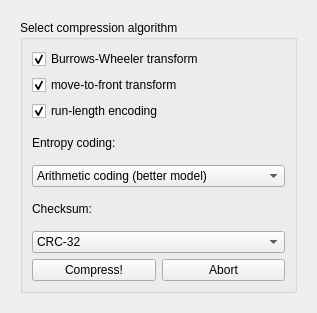
<?xml version="1.0" encoding="UTF-8"?>
<ui version="4.0">
 <class>MyDialog</class>
 <widget class="QDialog" name="MyDialog">
  <property name="geometry">
   <rect>
    <x>0</x>
    <y>0</y>
    <width>317</width>
    <height>313</height>
   </rect>
  </property>
  <property name="windowTitle">
   <string>window_function_placeholder</string>
  </property>
  <layout class="QVBoxLayout" name="verticalLayout_2">
   <item>
    <widget class="QStackedWidget" name="stackedWidget">
     <property name="currentIndex">
      <number>1</number>
     </property>
     <widget class="QWidget" name="page_compression_progress">
      <layout class="QVBoxLayout" name="verticalLayout">
       <item>
        <widget class="QFrame" name="_frame">
         <property name="frameShape">
          <enum>QFrame::StyledPanel</enum>
         </property>
         <layout class="QGridLayout" name="gridLayout">
          <item row="0" column="0">
           <layout class="QVBoxLayout" name="_verticalLayout_3">
            <item>
             <widget class="QLabel" name="_label_currentfile">
              <property name="text">
               <string>Current file:</string>
              </property>
             </widget>
            </item>
            <item>
             <widget class="QLabel" name="label_currentfile_value">
              <property name="text">
               <string>Current_file_path_placeholder</string>
              </property>
             </widget>
            </item>
            <item>
             <spacer name="_verticalSpacer">
              <property name="orientation">
               <enum>Qt::Vertical</enum>
              </property>
              <property name="sizeHint" stdset="0">
               <size>
                <width>20</width>
                <height>40</height>
               </size>
              </property>
             </spacer>
            </item>
           </layout>
          </item>
          <item row="1" column="0">
           <layout class="QFormLayout" name="_formLayout_time">
            <item row="0" column="0">
             <widget class="QLabel" name="_label_duration">
              <property name="enabled">
               <bool>true</bool>
              </property>
              <property name="text">
               <string>Duration:</string>
              </property>
             </widget>
            </item>
            <item row="0" column="1">
             <widget class="QLabel" name="label_duration_value">
              <property name="text">
               <string>duration_placeholder</string>
              </property>
              <property name="alignment">
               <set>Qt::AlignRight|Qt::AlignTrailing|Qt::AlignVCenter</set>
              </property>
             </widget>
            </item>
            <item row="1" column="0">
             <widget class="QLabel" name="_label_timeleft">
              <property name="text">
               <string>Time left:</string>
              </property>
             </widget>
            </item>
            <item row="1" column="1">
             <widget class="QLabel" name="label_timeleft_value">
              <property name="text">
               <string>time_left_placeholder</string>
              </property>
              <property name="alignment">
               <set>Qt::AlignRight|Qt::AlignTrailing|Qt::AlignVCenter</set>
              </property>
             </widget>
            </item>
           </layout>
          </item>
         </layout>
        </widget>
       </item>
       <item>
        <widget class="QFrame" name="_frame_2">
         <property name="frameShape">
          <enum>QFrame::StyledPanel</enum>
         </property>
         <layout class="QVBoxLayout" name="verticalLayout_4">
          <item>
           <widget class="QLabel" name="_label_progress1label">
            <property name="text">
             <string>Total Progress</string>
            </property>
           </widget>
          </item>
          <item>
           <widget class="QProgressBar" name="progressBarTotal">
            <property name="value">
             <number>24</number>
            </property>
           </widget>
          </item>
          <item>
           <widget class="QLabel" name="_label_progress2label">
            <property name="text">
             <string>Currently processed file's progress</string>
            </property>
           </widget>
          </item>
          <item>
           <widget class="QProgressBar" name="progressBarFile">
            <property name="value">
             <number>24</number>
            </property>
           </widget>
          </item>
         </layout>
        </widget>
       </item>
       <item>
        <layout class="QHBoxLayout" name="_horizontalLayout_2">
         <item>
          <widget class="QPushButton" name="buttonFinish">
           <property name="text">
            <string>Finish</string>
           </property>
          </widget>
         </item>
         <item>
          <widget class="QPushButton" name="buttonCancel">
           <property name="text">
            <string>Cancel</string>
           </property>
          </widget>
         </item>
        </layout>
       </item>
      </layout>
     </widget>
     <widget class="QWidget" name="page_compression_settings">
      <layout class="QVBoxLayout" name="verticalLayout_3">
       <item>
        <widget class="QGroupBox" name="groupBox_compression_settings">
         <property name="title">
          <string>Select compression algorithm</string>
         </property>
         <layout class="QVBoxLayout" name="verticalLayout_5">
          <item>
           <widget class="QCheckBox" name="checkBox_BWT">
            <property name="toolTip">
             <string>&lt;html&gt;&lt;head/&gt;&lt;body&gt;&lt;p&gt;Prepares data for other compression algorithms, by arranging source symbols into runs of similar characters.&lt;/p&gt;&lt;p&gt;Usually helpful.&lt;/p&gt;&lt;/body&gt;&lt;/html&gt;</string>
            </property>
            <property name="text">
             <string>Burrows-Wheeler transform</string>
            </property>
            <property name="checked">
             <bool>true</bool>
            </property>
           </widget>
          </item>
          <item>
           <widget class="QCheckBox" name="checkBox_MTF">
            <property name="toolTip">
             <string>&lt;html&gt;&lt;head/&gt;&lt;body&gt;&lt;p&gt;Changes distribution of characters in a way, which usually benefits entropy coding.&lt;/p&gt;&lt;p&gt;Often works best, if Burrows-Wheeler transform was used before it.&lt;/p&gt;&lt;/body&gt;&lt;/html&gt;</string>
            </property>
            <property name="text">
             <string>move-to-front transform</string>
            </property>
            <property name="checked">
             <bool>true</bool>
            </property>
           </widget>
          </item>
          <item>
           <widget class="QCheckBox" name="checkBox_RLE">
            <property name="toolTip">
             <string>&lt;html&gt;&lt;head/&gt;&lt;body&gt;&lt;p&gt;Essentially, it turns &amp;quot;aaabbbb&amp;quot; into &amp;quot;a3b4&amp;quot;.&lt;/p&gt;&lt;p&gt;Rarely useful, if Burrows-Wheeler transform was not used before it.&lt;/p&gt;&lt;p&gt;If it's actively harmful, it won't be applied, so there's no need to worry about that.&lt;/p&gt;&lt;/body&gt;&lt;/html&gt;</string>
            </property>
            <property name="text">
             <string>run-length encoding</string>
            </property>
            <property name="checked">
             <bool>true</bool>
            </property>
           </widget>
          </item>
          <item>
           <widget class="QLabel" name="_label_entropy_coding">
            <property name="text">
             <string>Entropy coding:</string>
            </property>
           </widget>
          </item>
          <item>
           <widget class="QComboBox" name="comboBox_entropy_coding">
            <property name="toolTip">
             <string>&lt;html&gt;&lt;head/&gt;&lt;body&gt;&lt;p&gt;Entropy coding is the step, which usually does most of compressing among the algorithms I've implemented.&lt;br/&gt;&lt;/p&gt;&lt;p&gt;Better model gives better compression, but also has 256 KB overhead regardless of data type at the moment, so it's absurdly counterproductive for small files.&lt;/p&gt;&lt;/body&gt;&lt;/html&gt;</string>
            </property>
            <property name="currentIndex">
             <number>1</number>
            </property>
            <item>
             <property name="text">
              <string>Arithmetic coding (naive model)</string>
             </property>
            </item>
            <item>
             <property name="text">
              <string>Arithmetic coding (better model)</string>
             </property>
            </item>
           </widget>
          </item>
          <item>
           <widget class="QLabel" name="_label_checksum">
            <property name="text">
             <string>Checksum:</string>
            </property>
           </widget>
          </item>
          <item>
           <widget class="QComboBox" name="comboBox_checksum">
            <property name="toolTip">
             <string>&lt;html&gt;&lt;head/&gt;&lt;body&gt;&lt;p&gt;Your checksum of choice will be appended to compressed data, for the purpose of validating file integrity after decompression. Even if one bit is off, the checksum should reflect that.&lt;/p&gt;&lt;p&gt;CRC-32 is quicker and should work well.&lt;br/&gt;SHA-1 is slower, but it was developped by NSA, so it's way cooler.&lt;/p&gt;&lt;/body&gt;&lt;/html&gt;</string>
            </property>
            <property name="currentIndex">
             <number>1</number>
            </property>
            <item>
             <property name="text">
              <string>SHA-1</string>
             </property>
            </item>
            <item>
             <property name="text">
              <string>CRC-32</string>
             </property>
            </item>
           </widget>
          </item>
          <item>
           <layout class="QHBoxLayout" name="_horizontalLayout_4">
            <item>
             <widget class="QPushButton" name="pushButton_compress">
              <property name="text">
               <string>Compress!</string>
              </property>
             </widget>
            </item>
            <item>
             <widget class="QPushButton" name="pushButton_abort">
              <property name="text">
               <string>Abort</string>
              </property>
             </widget>
            </item>
           </layout>
          </item>
         </layout>
        </widget>
       </item>
      </layout>
     </widget>
     <widget class="QWidget" name="page_decompression_settings">
      <layout class="QVBoxLayout" name="verticalLayout_6">
       <item>
        <widget class="QGroupBox" name="_groupBox">
         <property name="title">
          <string>Settings</string>
         </property>
         <layout class="QVBoxLayout" name="verticalLayout_7">
          <item>
           <widget class="QLabel" name="_label_pointless_filler">
            <property name="sizePolicy">
             <sizepolicy hsizetype="Ignored" vsizetype="Ignored">
              <horstretch>0</horstretch>
              <verstretch>0</verstretch>
             </sizepolicy>
            </property>
            <property name="toolTip">
             <string>&lt;html&gt;&lt;head/&gt;&lt;body&gt;&lt;p&gt;Very professional.&lt;/p&gt;&lt;/body&gt;&lt;/html&gt;</string>
            </property>
            <property name="text">
             <string/>
            </property>
            <property name="pixmap">
             <pixmap resource="resources.qrc">:/img/archive.png</pixmap>
            </property>
            <property name="scaledContents">
             <bool>true</bool>
            </property>
           </widget>
          </item>
          <item>
           <widget class="QCheckBox" name="checkBox_decompression_integrity_validation">
            <property name="toolTip">
             <string>&lt;html&gt;&lt;head/&gt;&lt;body&gt;&lt;p&gt;Unchecking this means, that decompression will go slightly faster, but you won't be sure your file wasn't corrupted.&lt;/p&gt;&lt;/body&gt;&lt;/html&gt;</string>
            </property>
            <property name="text">
             <string>Check file integrity after decoding</string>
            </property>
            <property name="checked">
             <bool>true</bool>
            </property>
           </widget>
          </item>
          <item>
           <widget class="QCheckBox" name="checkBox_decompression_just_files">
            <property name="toolTip">
             <string>&lt;html&gt;&lt;head/&gt;&lt;body&gt;&lt;p&gt;If this option is checked, files will be extracted without preserving their folder structure.&lt;/p&gt;&lt;/body&gt;&lt;/html&gt;</string>
            </property>
            <property name="text">
             <string>Extract just files</string>
            </property>
           </widget>
          </item>
          <item>
           <widget class="QFrame" name="_frame_3">
            <property name="sizePolicy">
             <sizepolicy hsizetype="Preferred" vsizetype="Maximum">
              <horstretch>0</horstretch>
              <verstretch>0</verstretch>
             </sizepolicy>
            </property>
            <property name="maximumSize">
             <size>
              <width>16777215</width>
              <height>16777215</height>
             </size>
            </property>
            <property name="frameShape">
             <enum>QFrame::NoFrame</enum>
            </property>
            <property name="frameShadow">
             <enum>QFrame::Plain</enum>
            </property>
            <property name="lineWidth">
             <number>0</number>
            </property>
            <layout class="QVBoxLayout" name="verticalLayout_9">
             <property name="leftMargin">
              <number>0</number>
             </property>
             <property name="topMargin">
              <number>0</number>
             </property>
             <property name="rightMargin">
              <number>0</number>
             </property>
             <property name="bottomMargin">
              <number>0</number>
             </property>
             <item>
              <widget class="QLabel" name="_label">
               <property name="sizePolicy">
                <sizepolicy hsizetype="Minimum" vsizetype="Minimum">
                 <horstretch>0</horstretch>
                 <verstretch>0</verstretch>
                </sizepolicy>
               </property>
               <property name="maximumSize">
                <size>
                 <width>16777215</width>
                 <height>30</height>
                </size>
               </property>
               <property name="text">
                <string>Extraction path</string>
               </property>
              </widget>
             </item>
             <item>
              <layout class="QHBoxLayout" name="_horizontalLayout">
               <property name="spacing">
                <number>6</number>
               </property>
               <item>
                <widget class="QLineEdit" name="lineEdit_decompression_path"/>
               </item>
               <item>
                <widget class="QToolButton" name="button_decompression_path_dialog">
                 <property name="text">
                  <string>...</string>
                 </property>
                </widget>
               </item>
              </layout>
             </item>
            </layout>
           </widget>
          </item>
          <item>
           <widget class="QCheckBox" name="checkBox_decompression_remember_path">
            <property name="sizePolicy">
             <sizepolicy hsizetype="Minimum" vsizetype="Maximum">
              <horstretch>0</horstretch>
              <verstretch>0</verstretch>
             </sizepolicy>
            </property>
            <property name="text">
             <string>Remember this path</string>
            </property>
            <property name="checked">
             <bool>true</bool>
            </property>
           </widget>
          </item>
         </layout>
        </widget>
       </item>
       <item>
        <widget class="QFrame" name="frame">
         <property name="sizePolicy">
          <sizepolicy hsizetype="Preferred" vsizetype="Maximum">
           <horstretch>0</horstretch>
           <verstretch>0</verstretch>
          </sizepolicy>
         </property>
         <layout class="QHBoxLayout" name="_horizontalLayout_3">
          <property name="sizeConstraint">
           <enum>QLayout::SetMaximumSize</enum>
          </property>
          <property name="leftMargin">
           <number>0</number>
          </property>
          <property name="topMargin">
           <number>0</number>
          </property>
          <property name="rightMargin">
           <number>0</number>
          </property>
          <property name="bottomMargin">
           <number>0</number>
          </property>
          <item>
           <widget class="QPushButton" name="buttonDecompressionStart">
            <property name="text">
             <string>Start</string>
            </property>
           </widget>
          </item>
          <item>
           <widget class="QPushButton" name="buttonDecompressionAbort">
            <property name="text">
             <string>Cancel</string>
            </property>
           </widget>
          </item>
         </layout>
        </widget>
       </item>
      </layout>
     </widget>
    </widget>
   </item>
  </layout>
 </widget>
 <resources>
  <include location="resources.qrc"/>
 </resources>
 <connections/>
</ui>
